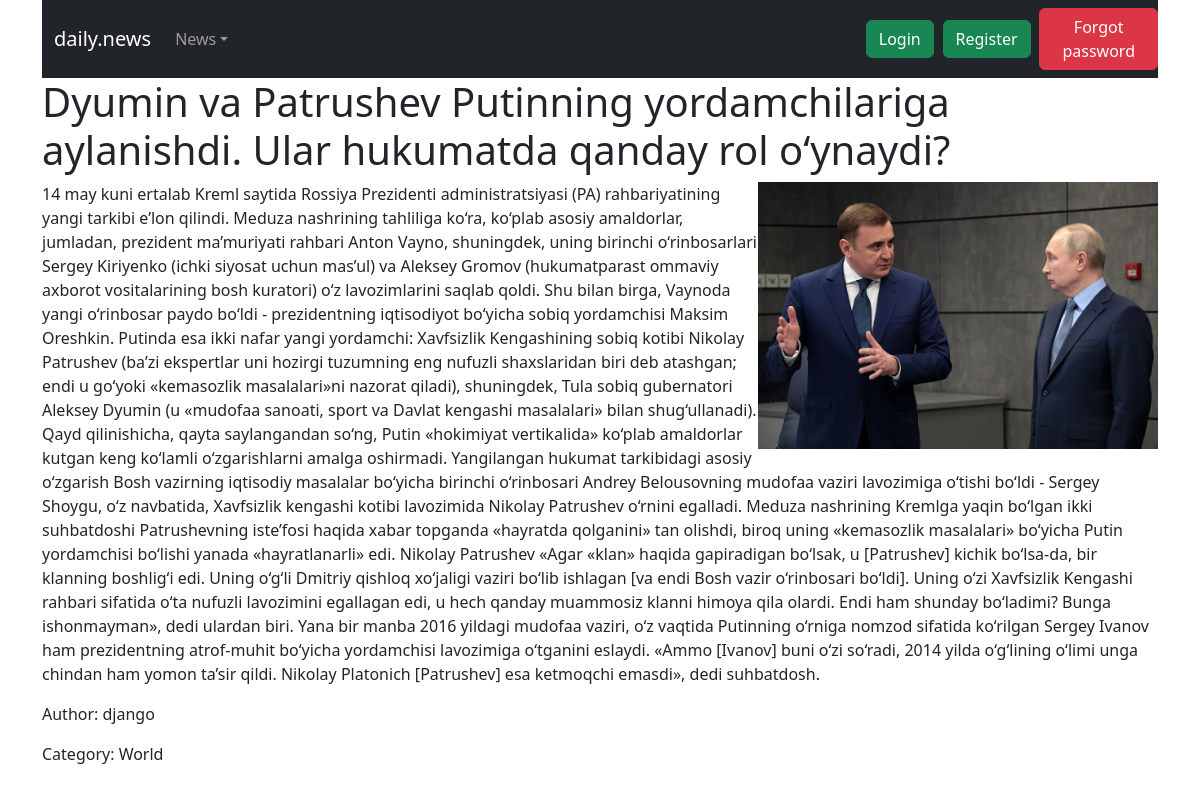
Screenshot of /news/9/ with the database file from the repository.
### app_news/models.py (models this page shows, shortened)
class News(models.Model):
    news_title = models.CharField(max_length=255, unique=True)
    news_description = models.CharField(max_length=255)
    news_image = models.ImageField(upload_to='news/')
    news_content = models.TextField()
    news_category = models.ForeignKey(Category, on_delete=models.CASCADE)
    news_pub_date = models.DateTimeField(auto_now_add=True)
    news_author = models.ForeignKey(get_user_model(), on_delete=models.CASCADE)
    class Meta:
        verbose_name_plural = "News"
        db_table = 'news'

class Category(models.Model):
    category_name = models.CharField(max_length=255)
    def __str__(self):
        return self.category_name
    class Meta:
        verbose_name_plural = "Categories"
        db_table = 'categories'

### app_news/views.py (the view)
# urls.py: path('<int:pk>/', DetailNewsView.as_view(), name='show_news'),
class DetailNewsView(DetailView):
    template_name = 'news/show_news.html'
    model = News

### templates/news/show_news.html (shortened to what this page needs)
{% extends 'base.html' %}
{% load static %}
{% block content %}
	<h1>{{ news.news_title }}</h1>
    <img src="{% static news.news_image %}" alt="" width="400" style="float:right;">
    <p>
        {{ news.news_content }}
    </p>
    <p>Author: {{ news.news_author }}</p>
    <p>Category: {{ news.news_category }}</p>
{% endblock %}

### rows the page displays
News: news_title "Dyumin va Patrushev Putinning yordamchilariga aylanishdi. Ular hukumatda qanday rol o‘ynaydi?", news_image (picture), news_content "14 may kuni ertalab Kreml saytida Rossiya Prezidenti administratsiyasi (PA) rahbariyatining yangi tarkibi e’lon qilindi. Meduza nashrining tahliliga ko‘ra, ko‘plab asosiy amaldorlar, jumladan, prezident ma’muriyati rahbari Anton Vayno, shuningdek, uning birinchi o‘rinbosarlari Sergey Kiriyenko (ichki siyosat uchun mas’ul) va Aleksey Gromov (hukumatparast ommaviy axborot vositalarining bosh kuratori) o‘z lavozimlarini saqlab qoldi. Shu bilan birga, Vaynoda yangi o‘rinbosar paydo bo‘ldi - prezidentning iqtisodiyot bo‘yicha sobiq yordamchisi Maksim Oreshkin. Putinda esa ikki nafar yangi yordamchi: Xavfsizlik Kengashining sobiq kotibi Nikolay Patrushev (ba’zi ekspertlar uni hozirgi tuzumning…", news_author "django", news_category "World"
